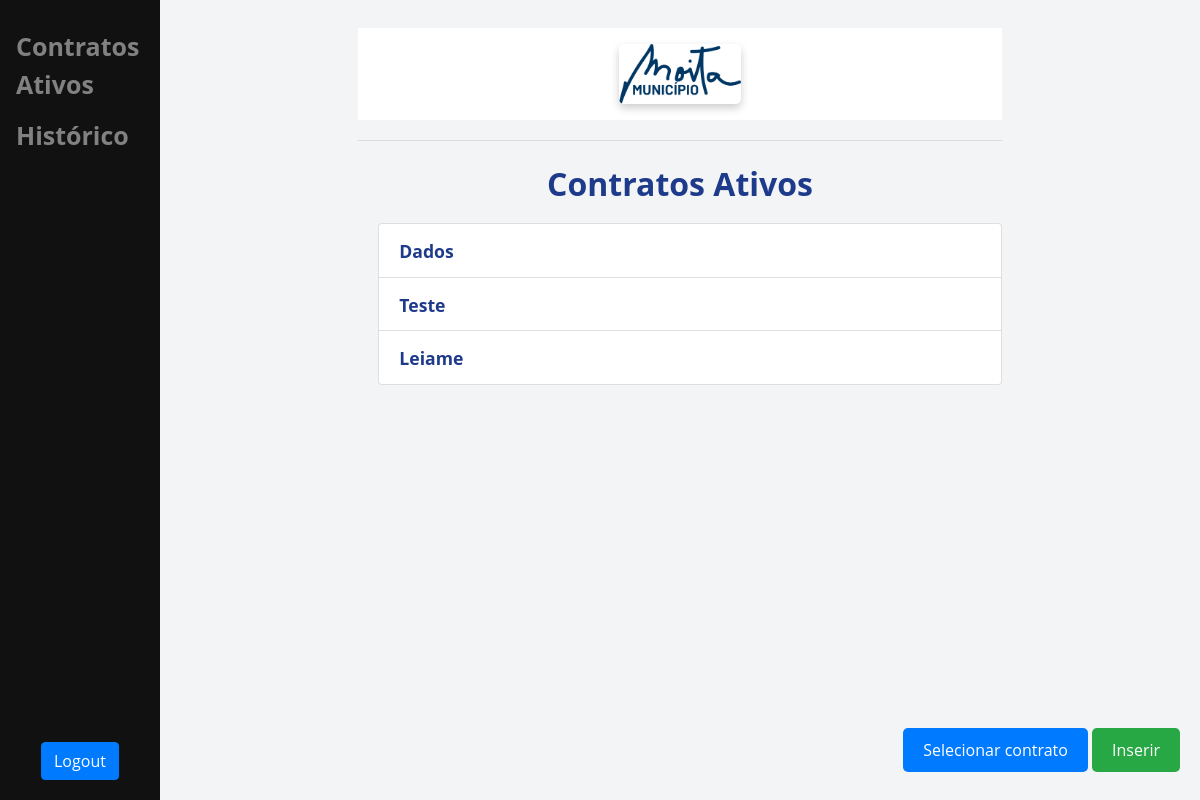
The app's page / (signed in), older data.
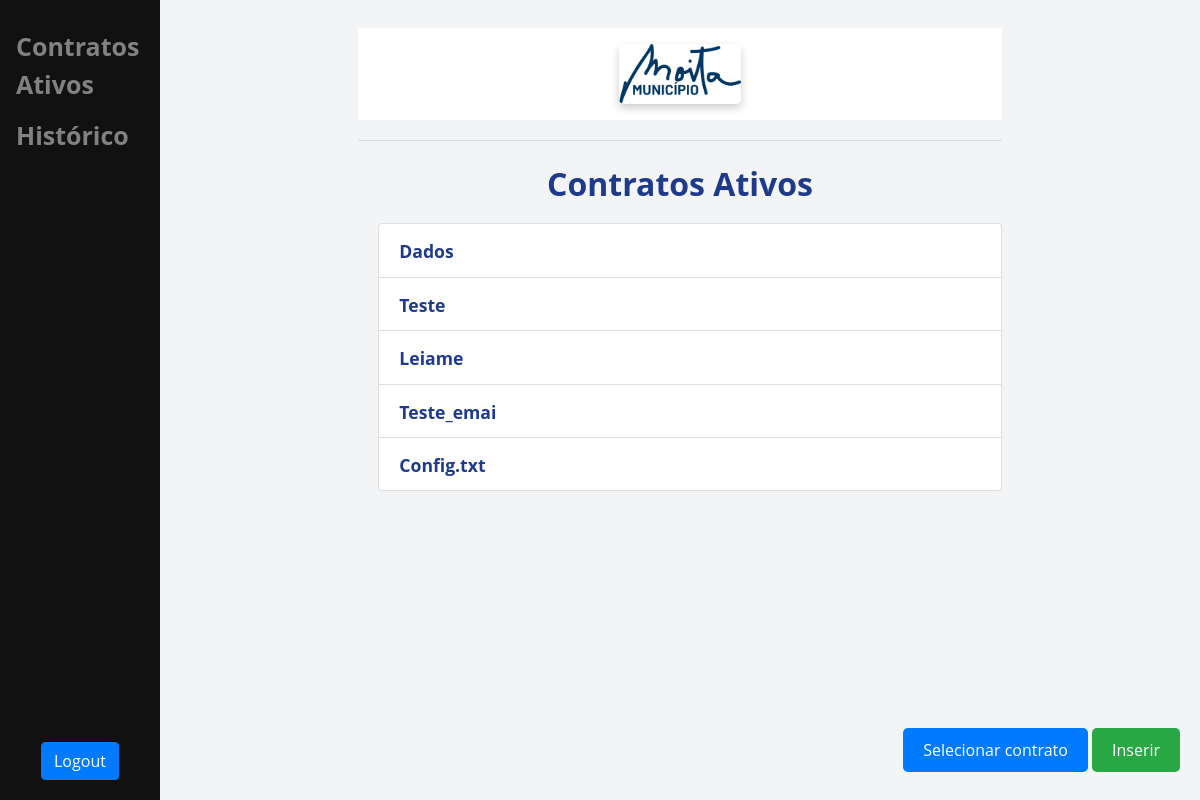
The same page, newer data.
### main/models.py (models this page shows, shortened)
class UploadedFile(models.Model):
    user = models.ForeignKey(User, on_delete=models.CASCADE, related_name='uploadedfile')
    file = models.FileField(upload_to='uploads/')
    name = models.CharField(max_length=255)

### main/views.py (the view)
# urls.py: path('', views.home, name='home'),
def home(request):
    if request.user.is_authenticated:
        contratos_ativos = []
        for uf in request.user.uploadedfile.all():
            contrato = uf.contract_set.filter(estado=True).first()
            if contrato:
                contratos_ativos.append((uf, contrato))
    context = {
        'contratos_ativos': contratos_ativos,
        **get_global_context(request)
    }
    return render(request, 'main/home.html', context)

### main/views.py (called while the page is built)
def get_global_context(request):
    return {
        'tem_contrato': Contract.objects.filter(user=request.user).exists() if request.user.is_authenticated else False,
        'is_contrato_detalhes': request.path.startswith('/contrato/detalhes/')
    }

### main/templates/main/home.html (shortened to what this page needs)
{% extends 'main/base.html' %}
{% block content %}
<h1>Contratos Ativos</h1>
{% if user.is_authenticated %}
<div>
    <ul style="list-style-type: disc; padding-left: 20px;">
        {% for uf, contract in contratos_ativos %}
        <li class="list-group-item">
            <a href="{% url 'contrato_detalhes' contract.id %}">
                <span style="font-weight: bold; font-size: 1.1em;">
                    {{ uf.name|slice:":-4"|capfirst }}
                </span>
            </a>
        </li>
        {% empty %}
            <li class="list-group-item">Nenhum contrato ativo carregado.</li>
        {% endfor %}
    </ul>
</div>
<div style="position: fixed; bottom: 20px; right: 20px; display: flex; gap: 10px;">
    <form method="POST" enctype="multipart/form-data" action="{% url 'upload_file' %}">
        <label for="file" style="cursor: pointer; background-color: #007bff; color: white; padding: 10px 20px; border-radius: 5px;">
            Selecionar contrato
        </label>
        <button type="submit" id="submit-btn" disabled style="background-color: #28a745; color: white; padding: 10px 20px; border: none; border-radius: 5px; cursor: pointer;">
            Inserir
        </button>
    </form>
</div>
{% endif %}
{% endblock %}

Row changes from the older to the newer data that the page shows:
added UploadedFile: name "Teste_emai"
added UploadedFile: name "Config.txt"
